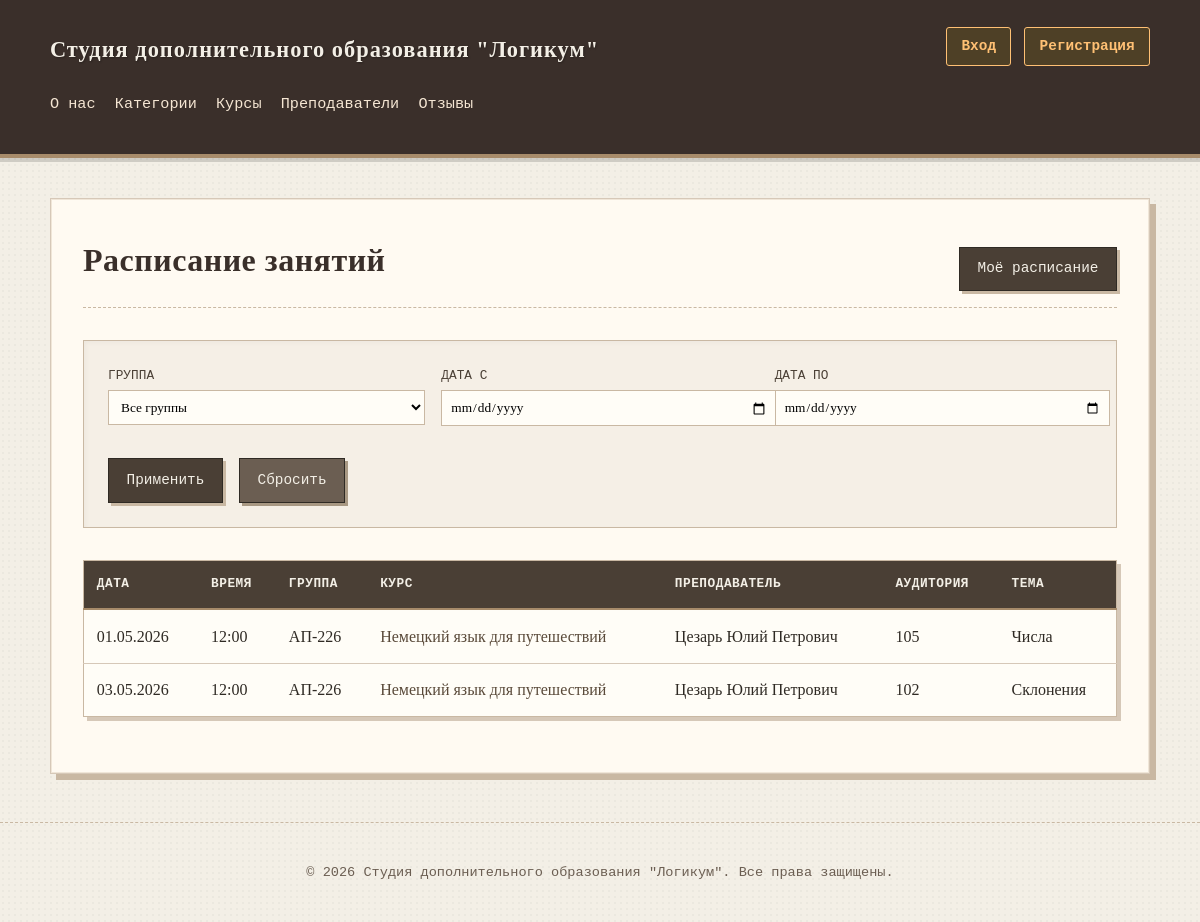
Page /education/schedule/ on the earlier database version.
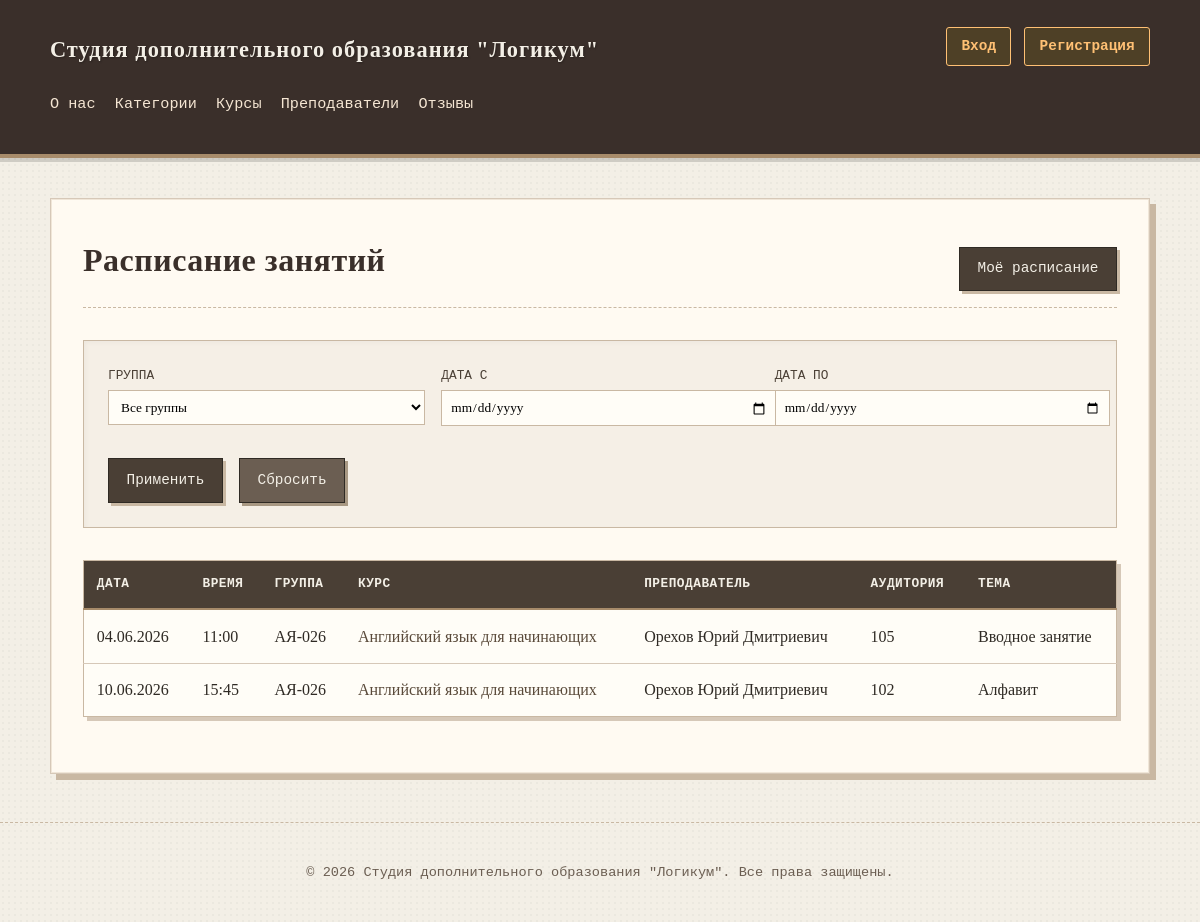
Same page on the later database version.
### education/models.py (models this page shows, shortened)
class Schedule(models.Model):
    group = models.ForeignKey(Group, on_delete=models.CASCADE, related_name='schedule', verbose_name="Группа")
    date = models.DateField(verbose_name="Дата занятия")
    time = models.TimeField(verbose_name="Время занятия")
    classroom = models.CharField(max_length=50, verbose_name="Аудитория")
    topic = models.CharField(max_length=200, blank=True, verbose_name="Тема занятия")
    class Meta:
        db_table = 'schedule'
        verbose_name = 'Расписание'
        verbose_name_plural = 'Расписание'
        ordering = ['date', 'time']
        unique_together = ['group', 'date', 'time']  # Нельзя два занятия в одно время у одной группы

class Group(models.Model):
    FORMAT_CHOICES = [
        ('offline', 'Очно'),
        ('online', 'Онлайн'),
        ('hybrid', 'Гибридный'),
    ]
    course = models.ForeignKey(Course, on_delete=models.CASCADE, related_name='groups', verbose_name="Курс")
    teacher = models.ForeignKey(Teacher, on_delete=models.SET_NULL, null=True, related_name='groups', verbose_name="Преподаватель")
    name = models.CharField(max_length=100, verbose_name="Название группы")
    start_date = models.DateField(verbose_name="Дата начала")
    end_date = models.DateField(verbose_name="Дата окончания")
    format = models.CharField(max_length=20, choices=FORMAT_CHOICES, verbose_name="Формат обучения")
    max_students = models.PositiveIntegerField(default=10, verbose_name="Макс. студентов")
    is_active = models.BooleanField(default=True, verbose_name="Активна")
    class Meta:
        db_table = 'groups'
        verbose_name = 'Группа'
        verbose_name_plural = 'Группы'
        ordering = ['-start_date']

class Course(models.Model):
    class Status(models.IntegerChoices):
        DRAFT = 0, 'Черновик'
        PUBLISHED = 1, 'Опубликован'
    category = models.ForeignKey(
        Category,
        on_delete=models.SET_NULL,
        null=True,
        related_name='courses',
        verbose_name="Категория"
    )
    title = models.CharField(max_length=100, verbose_name="Название")
    slug = models.SlugField(max_length=100, unique=True, db_index=True, verbose_name="URL")
    description = models.TextField(verbose_name="Краткое описание")
    full_description = models.TextField(blank=True, verbose_name="Полное описание")
    duration_hours = models.IntegerField(verbose_name="Длительность (часы)")
    price = models.DecimalField(max_digits=10, decimal_places=2, verbose_name="Стоимость")
    status = models.IntegerField(
        choices=Status.choices,
        default=Status.DRAFT,
        verbose_name="Статус"
    )
    time_create = models.DateTimeField(auto_now_add=True, verbose_name="Дата создания")
    time_update = models.DateTimeField(auto_now=True, verbose_name="Дата изменения")
    class Meta:
        db_table = 'courses'
        verbose_name = 'Курс'
        verbose_name_plural = 'Курсы'
        ordering = ['-time_create']
    def get_absolute_url(self):
        return reverse('course-detail-slug', kwargs={'course_slug': self.slug})

class Teacher(models.Model):
    user = models.OneToOneField(
        User,
        on_delete=models.CASCADE,
        null=True,
        blank=True,
        related_name='teacher_profile',
        verbose_name="Пользователь"
    )
    first_name = models.CharField(max_length=50, verbose_name="Имя")
    last_name = models.CharField(max_length=50, verbose_name="Фамилия")
    middle_name = models.CharField(max_length=50, blank=True, verbose_name="Отчество")
    specialization = models.CharField(max_length=100, verbose_name="Специализация")
    phone = models.CharField(max_length=20, verbose_name="Телефон")
    email = models.EmailField(max_length=100, blank=True, verbose_name="Email")
    bio = models.TextField(blank=True, verbose_name="Биография")
    photo = models.ImageField(
        upload_to='teachers/%Y/%m/',
        blank=True,
        null=True,
        verbose_name="Фото",
        validators=[
            FileExtensionValidator(allowed_extensions=['jpg', 'jpeg', 'png', 'gif']),
            validate_image_size
        ],
        help_text="Поддерживаются форматы: JPG, PNG, GIF. Максимальный размер: 5 МБ"
    )
    is_active = models.BooleanField(default=True, verbose_name="Активен")
    class Meta:
        db_table = 'teachers'
        verbose_name = 'Преподаватель'
        verbose_name_plural = 'Преподаватели'
        ordering = ['last_name', 'first_name']
    def get_full_name(self):
        parts = [self.last_name, self.first_name]
        if self.middle_name:
            parts.append(self.middle_name)
        return ' '.join(parts)

### education/views.py (the view)
# urls.py: path('schedule/', views.schedule_list, name='schedule-list'),
def schedule_list(request):
    group_id = request.GET.get('group')
    date_from = request.GET.get('date_from')
    date_to = request.GET.get('date_to')
    schedules = Schedule.objects.select_related('group__course', 'group__teacher').all()
    if group_id:
        schedules = schedules.filter(group_id=group_id)
    if date_from:
        schedules = schedules.filter(date__gte=date_from)
    if date_to:
        schedules = schedules.filter(date__lte=date_to)
    schedules = schedules.order_by('date', 'time')
    groups = Group.objects.filter(is_active=True).select_related('course')
    data = {
        'title': 'Расписание занятий',
        'schedules': schedules,
        'groups': groups,
        'selected_group': group_id,
        'date_from': date_from,
        'date_to': date_to,
    }
    return render(request, 'education/schedule_list.html', data)

### education/context_processors.py (called while the page is built, shortened)
def user_groups(request):
    if request.user.is_authenticated:
        groups = list(request.user.groups.values_list('name', flat=True))
        return {'user_groups': groups}
    return {'user_groups': []}

def user_permissions(request):
    context = {
        'user_groups': [],
        'is_admin': False,
        'is_teacher': False,
        'is_student': False,
        'is_marketer': False,
    }
    return context

### education/templates/education/schedule_list.html (shortened to what this page needs)
{% extends 'base.html' %}
{% block content %}
    <div class="page-header">
        <h1>{{ title }}</h1>
        <div class="action-buttons">
            <a href="{% url 'my-schedule' %}" class="btn">Моё расписание</a>
        </div>
    </div>
    <div class="filter-section">
        <form method="get" class="filter-form">
            <div class="filter-grid">
                <div class="filter-field">
                    <label>Группа</label>
                    <select name="group">
                        <option value="">Все группы</option>
                    </select>
                </div>
                <div class="filter-field">
                    <label>Дата с</label>
                    <input type="date" name="date_from" value="{{ date_from }}">
                </div>
                <div class="filter-field">
                    <label>Дата по</label>
                    <input type="date" name="date_to" value="{{ date_to }}">
                </div>
            </div>
            <div class="filter-actions">
                <button type="submit" class="btn btn-primary">Применить</button>
                <a href="{% url 'schedule-list' %}" class="btn btn-secondary">Сбросить</a>
            </div>
        </form>
    </div>
    {% if schedules %}
    <table class="schedule-table">
        <thead>
            <tr>
                <th>Дата</th>
                <th>Время</th>
                <th>Группа</th>
                <th>Курс</th>
                <th>Преподаватель</th>
                <th>Аудитория</th>
                <th>Тема</th>
            </tr>
        </thead>
        <tbody>
            {% for lesson in schedules %}
            <tr>
                <td>{{ lesson.date|date:"d.m.Y" }}</td>
                <td>{{ lesson.time|time:"H:i" }}</td>
                <td>{{ lesson.group.name }}</td>
                <td>
                    <a href="{{ lesson.group.course.get_absolute_url }}">
                        {{ lesson.group.course.title }}
                    </a>
                </td>
                <td>
                    {% if lesson.group.teacher %}
                    {{ lesson.group.teacher.get_full_name }}
                    {% else %}
                    <span class="text-muted">—</span>
                    {% endif %}
                </td>
                <td>{{ lesson.classroom }}</td>
                <td>{{ lesson.topic|default:"—" }}</td>
            </tr>
            {% endfor %}
        </tbody>
    </table>
    {% endif %}
{% endblock %}

Differences in the rows shown:
removed Schedule: date "01.05.2026", time "12:00", group.name "АП-226", group.course "Немецкий язык для путешествий", group.teacher.get_full_name "Цезарь Юлий Петрович", classroom "105", topic "Числа"
removed Schedule: date "03.05.2026", time "12:00", group.name "АП-226", group.course "Немецкий язык для путешествий", group.teacher.get_full_name "Цезарь Юлий Петрович", classroom "102", topic "Склонения"
added Schedule: date "04.06.2026", time "11:00", group.name "АЯ-026", group.course "Английский язык для начинающих", group.teacher.get_full_name "Орехов Юрий Дмитриевич", classroom "105", topic "Вводное занятие"
added Schedule: date "10.06.2026", time "15:45", group.name "АЯ-026", group.course "Английский язык для начинающих", group.teacher.get_full_name "Орехов Юрий Дмитриевич", classroom "102", topic "Алфавит"
